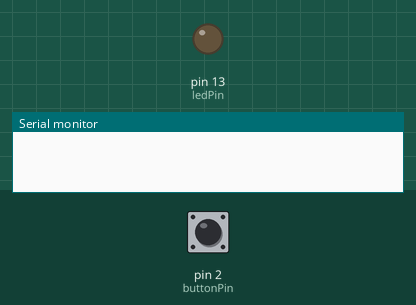
This sketch was run on a simulated Arduino Uno, built with avr-gcc and run on an emulated ATmega328P. On the bench: output pins drawn as LEDs (lit = HIGH), the last lines printed to the serial monitor. The test bench sets the inputs (shaded band); at power-on: pin 2 (buttonPin) LOW.

Above: at 1.2 s.
1.3 s: pin 2 (buttonPin) pulled HIGH for 0.15 s
At 2.4 s:
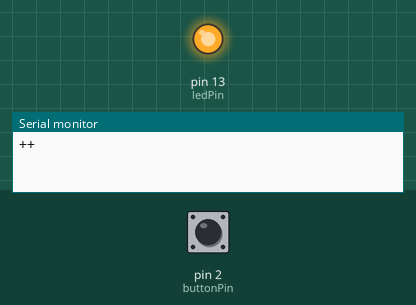
Timing chart, 0 to 4.3 s (numbered marks = the images above; inputs shaded):
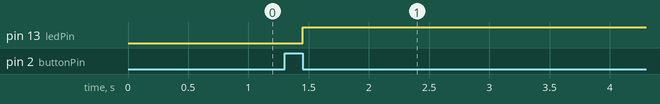

Measured:
- after the input at 1.3 s, pin 13 (ledPin): LOW → HIGH after 0.15 s

The sketch:

button_test.ino
```cpp
// this constant won't change:
const int  buttonPin = 2;    // the pin that the pushbutton is attached to
const int ledPin = 13;       // the pin that the LED is attached to

// Variables will change:
bool buttonPushCounter = false;   // counter for the number of button presses
int buttonState = 0;         // current state of the button
int lastButtonState = 0;     // previous state of the button

void setup() {
  // initialize the button pin as a input:
  pinMode(buttonPin, INPUT);
  // initialize the LED as an output:
  pinMode(ledPin, OUTPUT);
  // initialize serial communication:
  Serial.begin(9600);
}


void loop() {
  // read the pushbutton input pin:
  buttonState = digitalRead(buttonPin);

  // compare the buttonState to its previous state
  if (buttonState != lastButtonState)
      buttonPushCounter = (buttonState == LOW);

  lastButtonState = buttonState;

  if (buttonPushCounter) {
    Serial.println("++");
    digitalWrite(ledPin, HIGH);
    buttonPushCounter = false;
  }

}
```
